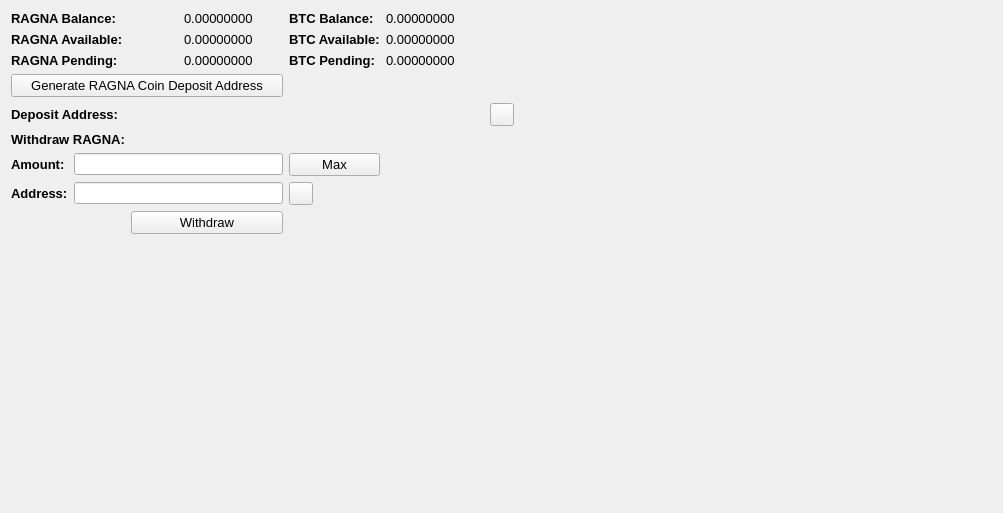
     <widget class="QWidget" name="BalanceTab">
      <attribute name="title">
       <string>Balance</string>
      </attribute>
      <layout class="QGridLayout" name="gridLayout_2">
       <item row="0" column="0" colspan="2">
        <widget class="QLabel" name="label_11">
         <property name="font">
          <font>
           <pointsize>10</pointsize>
           <weight>75</weight>
           <bold>true</bold>
          </font>
         </property>
         <property name="text">
          <string>RAGNA Balance:</string>
         </property>
        </widget>
       </item>
       <item row="0" column="3">
        <widget class="QLabel" name="RAGNABalanceLabel">
         <property name="font">
          <font>
           <pointsize>10</pointsize>
          </font>
         </property>
         <property name="text">
          <string>0.00000000</string>
         </property>
         <property name="textInteractionFlags">
          <set>Qt::LinksAccessibleByMouse|Qt::TextSelectableByMouse</set>
         </property>
        </widget>
       </item>
       <item row="0" column="4">
        <widget class="QLabel" name="label_12">
         <property name="font">
          <font>
           <pointsize>10</pointsize>
           <weight>75</weight>
           <bold>true</bold>
          </font>
         </property>
         <property name="text">
          <string>BTC Balance:</string>
         </property>
        </widget>
       </item>
       <item row="0" column="5">
        <widget class="QLabel" name="BitcoinBalanceLabel">
         <property name="font">
          <font>
           <pointsize>10</pointsize>
          </font>
         </property>
         <property name="text">
          <string>0.00000000</string>
         </property>
         <property name="textInteractionFlags">
          <set>Qt::LinksAccessibleByMouse|Qt::TextSelectableByMouse</set>
         </property>
        </widget>
       </item>
       <item row="0" column="7" rowspan="10">
        <spacer name="horizontalSpacer_4">
         <property name="orientation">
          <enum>Qt::Horizontal</enum>
         </property>
         <property name="sizeHint" stdset="0">
          <size>
           <width>478</width>
           <height>488</height>
          </size>
         </property>
        </spacer>
       </item>
       <item row="1" column="0" colspan="2">
        <widget class="QLabel" name="label_13">
         <property name="font">
          <font>
           <pointsize>10</pointsize>
           <weight>75</weight>
           <bold>true</bold>
          </font>
         </property>
         <property name="text">
          <string>RAGNA Available:</string>
         </property>
        </widget>
       </item>
       <item row="1" column="3">
        <widget class="QLabel" name="RAGNAAvailableLabel_2">
         <property name="font">
          <font>
           <pointsize>10</pointsize>
          </font>
         </property>
         <property name="text">
          <string>0.00000000</string>
         </property>
         <property name="textInteractionFlags">
          <set>Qt::LinksAccessibleByMouse|Qt::TextSelectableByMouse</set>
         </property>
        </widget>
       </item>
       <item row="1" column="4">
        <widget class="QLabel" name="label_15">
         <property name="font">
          <font>
           <pointsize>10</pointsize>
           <weight>75</weight>
           <bold>true</bold>
          </font>
         </property>
         <property name="text">
          <string>BTC Available:</string>
         </property>
        </widget>
       </item>
       <item row="1" column="5">
        <widget class="QLabel" name="BitcoinAvailableLabel">
         <property name="font">
          <font>
           <pointsize>10</pointsize>
          </font>
         </property>
         <property name="text">
          <string>0.00000000</string>
         </property>
         <property name="textInteractionFlags">
          <set>Qt::LinksAccessibleByMouse|Qt::TextSelectableByMouse</set>
         </property>
        </widget>
       </item>
       <item row="2" column="0" colspan="2">
        <widget class="QLabel" name="label_14">
         <property name="font">
          <font>
           <pointsize>10</pointsize>
           <weight>75</weight>
           <bold>true</bold>
          </font>
         </property>
         <property name="text">
          <string>RAGNA Pending:</string>
         </property>
        </widget>
       </item>
       <item row="2" column="3">
        <widget class="QLabel" name="RAGNAPendingLabel">
         <property name="font">
          <font>
           <pointsize>10</pointsize>
          </font>
         </property>
         <property name="text">
          <string>0.00000000</string>
         </property>
         <property name="textInteractionFlags">
          <set>Qt::LinksAccessibleByMouse|Qt::TextSelectableByMouse</set>
         </property>
        </widget>
       </item>
       <item row="2" column="4">
        <widget class="QLabel" name="label_31">
         <property name="font">
          <font>
           <pointsize>10</pointsize>
           <weight>75</weight>
           <bold>true</bold>
          </font>
         </property>
         <property name="text">
          <string>BTC Pending:</string>
         </property>
        </widget>
       </item>
       <item row="2" column="5">
        <widget class="QLabel" name="BitcoinPendingLabel">
         <property name="font">
          <font>
           <pointsize>10</pointsize>
          </font>
         </property>
         <property name="text">
          <string>0.00000000</string>
         </property>
         <property name="textInteractionFlags">
          <set>Qt::LinksAccessibleByMouse|Qt::TextSelectableByMouse</set>
         </property>
        </widget>
       </item>
       <item row="3" column="0" colspan="4">
        <widget class="QPushButton" name="GenDepositBTN">
         <property name="font">
          <font>
           <pointsize>10</pointsize>
          </font>
         </property>
         <property name="text">
          <string>Generate RAGNA Coin Deposit Address</string>
         </property>
        </widget>
       </item>
       <item row="4" column="0" colspan="3">
        <widget class="QLabel" name="label_33">
         <property name="font">
          <font>
           <pointsize>10</pointsize>
           <weight>75</weight>
           <bold>true</bold>
          </font>
         </property>
         <property name="text">
          <string>Deposit Address:</string>
         </property>
        </widget>
       </item>
       <item row="4" column="3" colspan="3">
        <widget class="QLabel" name="DepositAddressLabel">
         <property name="minimumSize">
          <size>
           <width>300</width>
           <height>0</height>
          </size>
         </property>
         <property name="palette">
          <palette>
           <active>
            <colorrole role="WindowText">
             <brush brushstyle="SolidPattern">
              <color alpha="255">
               <red>0</red>
               <green>0</green>
               <blue>0</blue>
              </color>
             </brush>
            </colorrole>
            <colorrole role="Text">
             <brush brushstyle="SolidPattern">
              <color alpha="255">
               <red>0</red>
               <green>0</green>
               <blue>255</blue>
              </color>
             </brush>
            </colorrole>
           </active>
           <inactive>
            <colorrole role="WindowText">
             <brush brushstyle="SolidPattern">
              <color alpha="255">
               <red>0</red>
               <green>0</green>
               <blue>0</blue>
              </color>
             </brush>
            </colorrole>
            <colorrole role="Text">
             <brush brushstyle="SolidPattern">
              <color alpha="255">
               <red>0</red>
               <green>0</green>
               <blue>255</blue>
              </color>
             </brush>
            </colorrole>
           </inactive>
           <disabled>
            <colorrole role="WindowText">
             <brush brushstyle="SolidPattern">
              <color alpha="255">
               <red>120</red>
               <green>120</green>
               <blue>120</blue>
              </color>
             </brush>
            </colorrole>
            <colorrole role="Text">
             <brush brushstyle="SolidPattern">
              <color alpha="255">
               <red>120</red>
               <green>120</green>
               <blue>120</blue>
              </color>
             </brush>
            </colorrole>
           </disabled>
          </palette>
         </property>
         <property name="font">
          <font>
           <pointsize>10</pointsize>
           <weight>75</weight>
           <bold>true</bold>
          </font>
         </property>
         <property name="text">
          <string/>
         </property>
         <property name="alignment">
          <set>Qt::AlignRight|Qt::AlignTrailing|Qt::AlignVCenter</set>
         </property>
         <property name="textInteractionFlags">
          <set>Qt::LinksAccessibleByMouse|Qt::TextSelectableByKeyboard|Qt::TextSelectableByMouse</set>
         </property>
        </widget>
       </item>
       <item row="4" column="6">
        <widget class="QToolButton" name="DepositCopyButton">
         <property name="toolTip">
          <string>Copy to clipboard</string>
         </property>
         <property name="text">
          <string/>
         </property>
         <property name="icon">
          <iconset resource="../bitcoin.qrc">
           <normaloff>:/icons/editcopy</normaloff>:/icons/editcopy</iconset>
         </property>
         <property name="shortcut">
          <string>Alt+P</string>
         </property>
        </widget>
       </item>
       <item row="5" column="0" colspan="2">
        <widget class="QLabel" name="label_34">
         <property name="font">
          <font>
           <pointsize>10</pointsize>
           <weight>75</weight>
           <bold>true</bold>
          </font>
         </property>
         <property name="text">
          <string>Withdraw RAGNA:</string>
         </property>
        </widget>
       </item>
       <item row="6" column="0">
        <widget class="QLabel" name="label_26">
         <property name="font">
          <font>
           <pointsize>10</pointsize>
           <weight>75</weight>
           <bold>true</bold>
          </font>
         </property>
         <property name="text">
          <string>Amount:</string>
         </property>
        </widget>
       </item>
       <item row="6" column="1" colspan="3">
        <widget class="QLineEdit" name="WithdrawUnitsInput">
         <property name="font">
          <font>
           <pointsize>9</pointsize>
           <weight>75</weight>
           <bold>true</bold>
          </font>
         </property>
         <property name="text">
          <string/>
         </property>
        </widget>
       </item>
       <item row="6" column="4">
        <widget class="QPushButton" name="Withdraw_Max_Amount">
         <property name="font">
          <font>
           <pointsize>10</pointsize>
          </font>
         </property>
         <property name="text">
          <string>Max</string>
         </property>
        </widget>
       </item>
       <item row="7" column="0">
        <widget class="QLabel" name="label_10">
         <property name="font">
          <font>
           <pointsize>10</pointsize>
           <weight>75</weight>
           <bold>true</bold>
          </font>
         </property>
         <property name="text">
          <string>Address:</string>
         </property>
        </widget>
       </item>
       <item row="7" column="1" colspan="3">
        <widget class="QLineEdit" name="WithdrawAddress">
         <property name="font">
          <font>
           <pointsize>9</pointsize>
           <weight>75</weight>
           <bold>true</bold>
          </font>
         </property>
        </widget>
       </item>
       <item row="7" column="4">
        <widget class="QToolButton" name="WithdrawPasteButton">
         <property name="toolTip">
          <string>Paste from clipboard</string>
         </property>
         <property name="text">
          <string/>
         </property>
         <property name="icon">
          <iconset resource="../bitcoin.qrc">
           <normaloff>:/icons/editpaste</normaloff>:/icons/editpaste</iconset>
         </property>
         <property name="shortcut">
          <string>Alt+P</string>
         </property>
        </widget>
       </item>
       <item row="8" column="2" colspan="2">
        <widget class="QPushButton" name="WithdrawUnitsBtn">
         <property name="font">
          <font>
           <pointsize>10</pointsize>
          </font>
         </property>
         <property name="text">
          <string>Withdraw</string>
         </property>
        </widget>
       </item>
       <item row="9" column="0" colspan="6">
        <spacer name="verticalSpacer">
         <property name="orientation">
          <enum>Qt::Vertical</enum>
         </property>
         <property name="sizeHint" stdset="0">
          <size>
           <width>428</width>
           <height>262</height>
          </size>
         </property>
        </spacer>
       </item>
      </layout>
      <zorder>label_31</zorder>
      <zorder>label_15</zorder>
      <zorder>label_12</zorder>
      <zorder>label_14</zorder>
      <zorder>label_13</zorder>
      <zorder>label_11</zorder>
      <zorder>BitcoinBalanceLabel</zorder>
      <zorder>RAGNABalanceLabel</zorder>
      <zorder>RAGNAAvailableLabel_2</zorder>
      <zorder>RAGNAPendingLabel</zorder>
      <zorder>BitcoinAvailableLabel</zorder>
      <zorder>BitcoinPendingLabel</zorder>
      <zorder>label_33</zorder>
      <zorder>GenDepositBTN</zorder>
      <zorder>DepositAddressLabel</zorder>
      <zorder>Withdraw_Max_Amount</zorder>
      <zorder>label_34</zorder>
      <zorder>WithdrawUnitsInput</zorder>
      <zorder>label_10</zorder>
      <zorder>label_26</zorder>
      <zorder>WithdrawAddress</zorder>
      <zorder>WithdrawUnitsBtn</zorder>
      <zorder>horizontalSpacer_4</zorder>
      <zorder>verticalSpacer</zorder>
      <zorder>WithdrawPasteButton</zorder>
      <zorder>DepositCopyButton</zorder>
     </widget>
